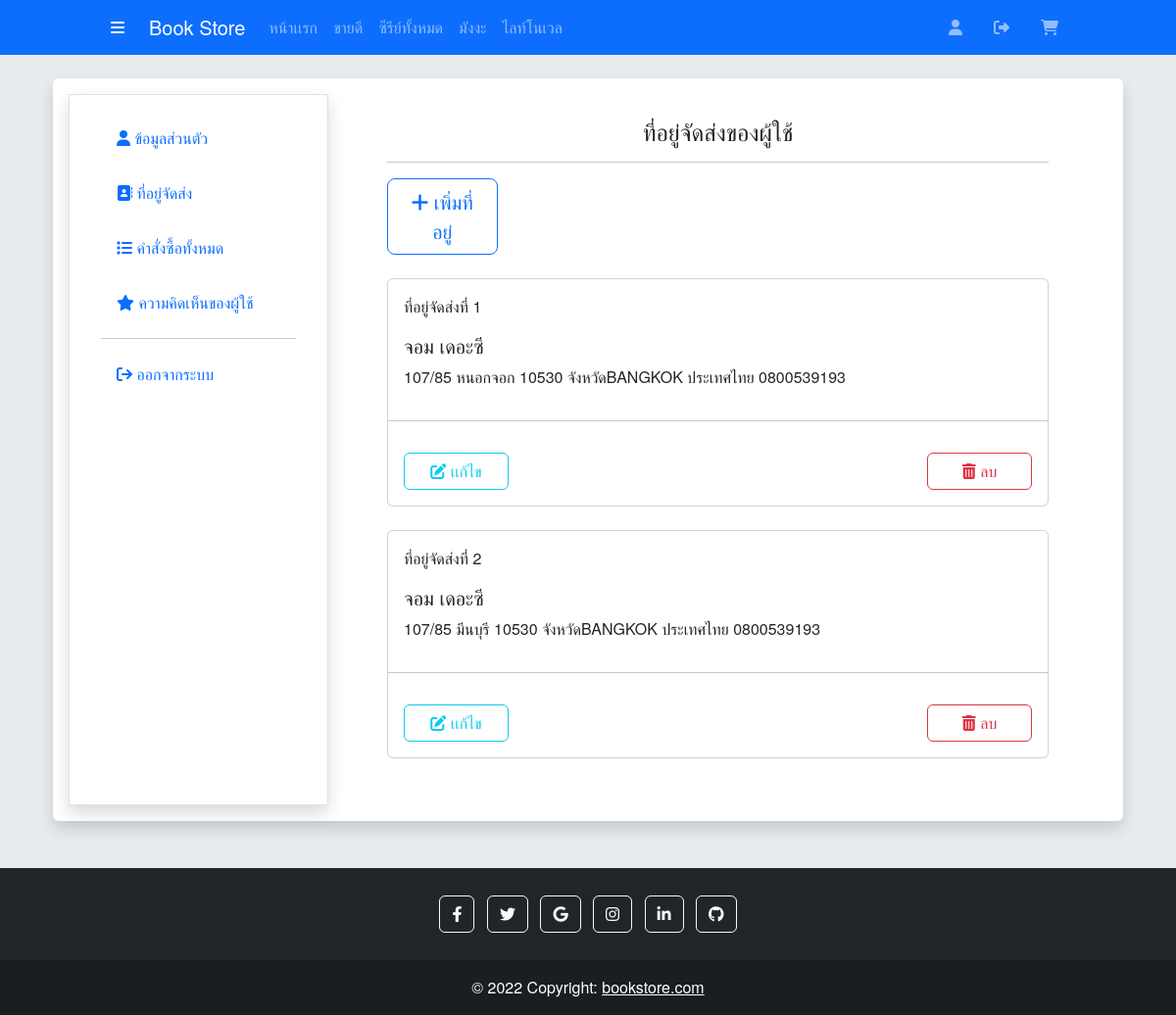
/bookstore_webapp/shop_page/userAddress.php (signed in), run on the app's committed database.
### tables this page shows
CREATE TABLE `user` (
  `user_id` int(11) NOT NULL,
  `user_firstname` varchar(255) NOT NULL,
  `user_lastname` varchar(255) NOT NULL,
  `user_birthday` date NOT NULL,
  `user_gender` int(11) NOT NULL,
  `user_email` varchar(255) NOT NULL,
  `user_password` varchar(255) NOT NULL,
  `user_role` varchar(255) NOT NULL,
  `created_at` timestamp NOT NULL DEFAULT CURRENT_TIMESTAMP
);

CREATE TABLE `user_address` (
  `address_id` int(11) NOT NULL,
  `user_id` int(11) NOT NULL,
  `user_address` varchar(255) NOT NULL,
  `user_postcode` varchar(255) NOT NULL,
  `user_district` varchar(255) NOT NULL,
  `user_province` varchar(255) NOT NULL,
  `user_country` varchar(255) NOT NULL,
  `user_phone` varchar(255) NOT NULL,
  `created_at` timestamp NOT NULL DEFAULT CURRENT_TIMESTAMP
);

### bookstore_webapp/shop_page/userAddress.php (the view, shortened to what this page needs)
<?php
require_once '../config/db.php';
if (isset($_SESSION['user_login'])) {
    $user_id = $_SESSION['user_login'];
    $stmt = $conn->prepare("SELECT * FROM user JOIN user_gender JOIN user_address
    ON user.user_gender = user_gender.gender_id AND user.user_id = user_address.user_id
    WHERE user.user_id = $user_id");
    $stmt->execute();
    $users = $stmt->fetchAll();
}
?>
<!DOCTYPE html>
<html lang="en">
<head>
    <link href="https://cdn.jsdelivr.net/npm/bootstrap@5.2.0-beta1/dist/css/bootstrap.min.css" rel="stylesheet">
    <link rel="stylesheet" href="https://cdnjs.cloudflare.com/ajax/libs/font-awesome/6.1.2/css/all.min.css"/>
    <link href="homeStyle.css" rel="stylesheet">
</head>
<body>
    <?php require_once 'shopHeader.php'; ?>
    <br>
    <div class="container px-4">
        <div class="col-md-12 shadow p-3 mb-5 bg-white rounded">
            <div class="container product_data rounded bg-white">
                <div class="row">
                    <div class="col-md-3 border-right border border-1 shadow p-4">
                        <?php require_once 'userChangePage.php'; ?>
                    </div>
                    <div class="col-md-9">
                        <div class="p-4 px-5">
                            <div class="align-items-center text-center">
                                <h4>ที่อยู่จัดส่งของผู้ใช้</h4>
                            </div><hr>
                            <a href="userAddressAdd.php" class="btn btn-outline-primary btn-lg col-md-2">
                                <i class="fa-solid fa-plus"></i> เพิ่มที่อยู่
                            </a><br><br>
                            <?php
                            $i = 1;
                            if ($users) {
                                foreach ($users as $user) {
                            ?>
                                <div class="card">
                                    <div class="card-body">
                                        <p class="card-text">ที่อยู่จัดส่งที่ <?= $i ?></p>
                                        <h5 class="card-title"><?= $user['user_firstname']; ?> <?= $user['user_lastname']; ?></h5>
                                        <p class="card-text"><?= $user['user_address']; ?>
                                                            <?= $user['user_district']; ?>
                                                            <?= $user['user_postcode']; ?>
                                                            จังหวัด<?= $user['user_province']; ?>
                                                            ประเทศ<?= $user['user_country']; ?>
                                                            <?= $user['user_phone']; ?>
                                        </p>
                                    </div><hr>
                                    <div class="card-body d-flex justify-content-between align-items-center experience">
                                        <a href="userAddressEdit.php?id=<?= $user['address_id']; ?>" class="btn btn-outline-info col-md-2" >
                                            <i class="fa-solid fa-pen-to-square"></i> เเก้ไข
                                        </a>
                                        <a href="?delete=<?= $user['address_id']; ?>" class="ms-2 btn btn-outline-danger col-md-2">
                                            <i class="fa-solid fa-trash-can"></i> ลบ
                                        </a>
                                    </div>
                                </div><br>
                            <?php $i++; }
                                } else {
                            ?>
                                <div class="align-items-center text-center">
                                    <br><br><br><h4>ยังไม่มีที่อยู่จัดส่ง</h4><br><br><br><br><br><br><br><br>
                                </div>
                            <?php } ?>
                        </div>
                    </div>
                </div>
            </div>
        </div>
    </div>
    <?php require_once 'shopFooter.php'; ?>
</body>
</html>

### bookstore_webapp/shop_page/homeStyle.css (style rules this page uses)
body { background: #e9ecef; font-family: Helvetica Neue, Helvetica, Arial, sans-serif; margin: 0; padding: 0; }

### data on the page
user: user_firstname "จอม", user_lastname "เดอะซี", user_address.user_address "107/85", user_address.user_district "หนอกจอก", user_address.user_postcode "10530", user_address.user_province "BANGKOK", user_address.user_country "ไทย", user_address.user_phone "0800539193", user_address.user_district "มีนบุรี"
